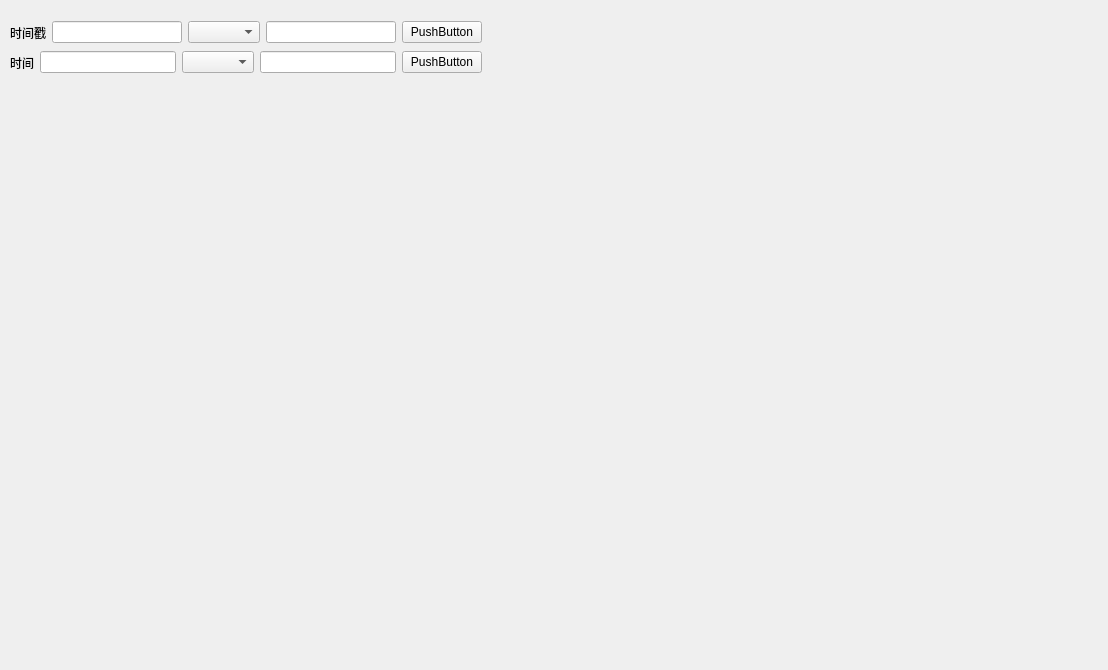
<?xml version="1.0" encoding="UTF-8"?>
<ui version="4.0">
 <class>Form</class>
 <widget class="QWidget" name="Form">
  <property name="geometry">
   <rect>
    <x>0</x>
    <y>0</y>
    <width>1108</width>
    <height>670</height>
   </rect>
  </property>
  <property name="windowTitle">
   <string>Form</string>
  </property>
  <widget class="QWidget" name="layoutWidget">
   <property name="geometry">
    <rect>
     <x>10</x>
     <y>50</y>
     <width>472</width>
     <height>25</height>
    </rect>
   </property>
   <layout class="QHBoxLayout" name="horizontalLayout_2">
    <item>
     <widget class="QLabel" name="label_2">
      <property name="text">
       <string>时间</string>
      </property>
     </widget>
    </item>
    <item>
     <widget class="QLineEdit" name="lineEdit_3"/>
    </item>
    <item>
     <widget class="QComboBox" name="comboBox_2"/>
    </item>
    <item>
     <widget class="QLineEdit" name="lineEdit_4"/>
    </item>
    <item>
     <widget class="QPushButton" name="pushButton_2">
      <property name="text">
       <string>PushButton</string>
      </property>
     </widget>
    </item>
   </layout>
  </widget>
  <widget class="QWidget" name="">
   <property name="geometry">
    <rect>
     <x>10</x>
     <y>20</y>
     <width>472</width>
     <height>25</height>
    </rect>
   </property>
   <layout class="QHBoxLayout" name="horizontalLayout">
    <item>
     <widget class="QLabel" name="label">
      <property name="text">
       <string>时间戳</string>
      </property>
     </widget>
    </item>
    <item>
     <widget class="QLineEdit" name="lineEdit"/>
    </item>
    <item>
     <widget class="QComboBox" name="comboBox"/>
    </item>
    <item>
     <widget class="QLineEdit" name="lineEdit_2"/>
    </item>
    <item>
     <widget class="QPushButton" name="pushButton">
      <property name="text">
       <string>PushButton</string>
      </property>
     </widget>
    </item>
   </layout>
  </widget>
 </widget>
 <resources/>
 <connections/>
</ui>
